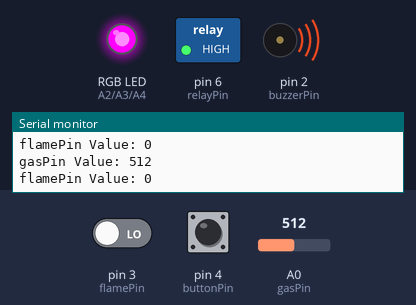
The sketch below on a simulated Arduino Uno, built with avr-gcc and run on an emulated ATmega328P. Shown: switched loads named in the sketch (green lamp = pin HIGH), an RGB LED mixed from three pins (HIGH = lit), buzzer (waves = sounding), the last lines printed to the serial monitor. Inputs (shaded band) come from the test bench; at power-on: pin 4 (buttonPin) HIGH, A0 (gasPin) = 512, pin 3 (flamePin) LOW.

Above: at 1.2 s.
1.3 s: pin 4 (buttonPin) pulled LOW for 0.15 s
At 2.3 s:
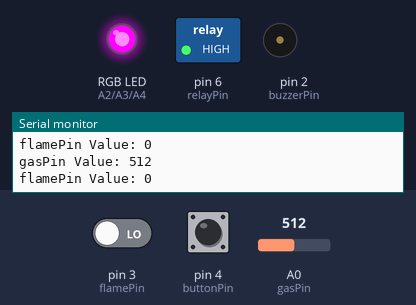
2.9 s: A0 (gasPin) set to 19
5.9 s: A0 (gasPin) set to 16
At 6.8 s:
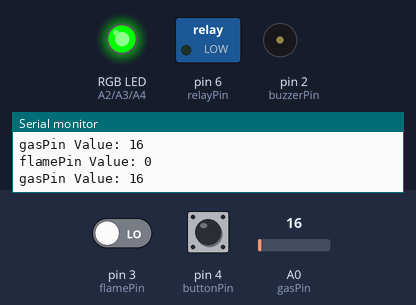
7.5 s: pin 3 (flamePin) driven HIGH
At 8.4 s:
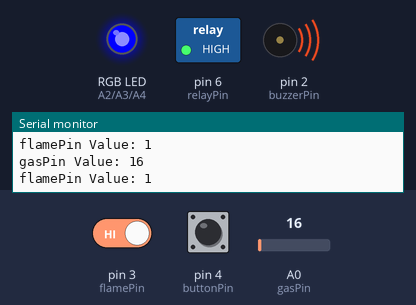
9.1 s: pin 4 (buttonPin) pulled LOW for 0.15 s
At 10.4 s:
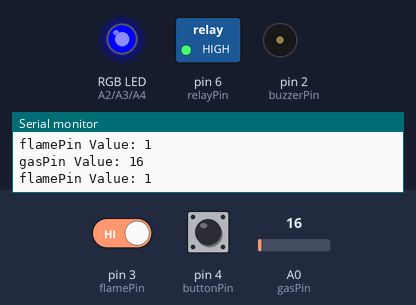
10.7 s: A0 (gasPin) set to 122
At 12.2 s:
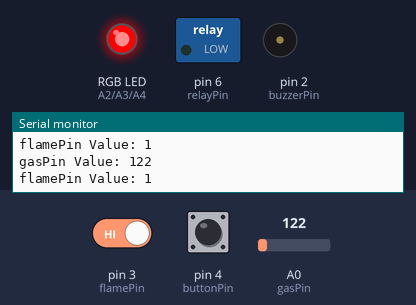
Timing chart, 0 to 13.3 s (numbered marks = the images above; inputs shaded):
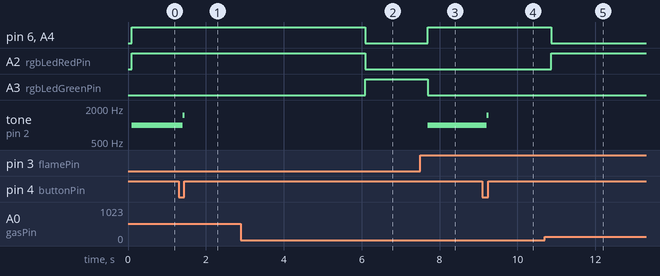

The sketch:

House_fire_safety_system.ino
```cpp
int rgbLedRedPin = A2;
int rgbLedGreenPin = A3;
int rgbLedBluePin = A4;
int buzzerPin = 2; // PWM (~) pin
int relayPin = 6;  // Digital pin to control the relay
int gasPin = A0;
int flamePin = 3;
int gasSensorThres = 17;

// Push-button variables
const int buttonPin = 4; // Digital pin for the push-button
const int passwordSequence[] = {HIGH, LOW, HIGH}; // Define your desired password sequence
const int sequenceLength = sizeof(passwordSequence) / sizeof(passwordSequence[0]);
int buttonState = LOW;
int buttonPresses = 0;
int lastButtonState = LOW;
unsigned long lastDebounceTime = 0;
unsigned long debounceDelay = 10;

// State machine variables
enum State {IDLE, DETECTED, PASSWORD_CHECK};
State currentState = IDLE;

void setup() {
  pinMode(rgbLedRedPin, OUTPUT);
  pinMode(rgbLedGreenPin, OUTPUT);
  pinMode(rgbLedBluePin, OUTPUT);
  pinMode(buzzerPin, OUTPUT);
  pinMode(relayPin, OUTPUT);
  pinMode(buttonPin, INPUT_PULLUP); // Use internal pull-up resistor

  digitalWrite(relayPin, LOW); // Initialize relay to OFF state
  currentState = IDLE;
  Serial.begin(9600);
}

void loop() {
  int gasSensor = analogRead(gasPin);
  int flameSensor = digitalRead(flamePin);

  int reading = digitalRead(buttonPin);
  if (reading != lastButtonState) {
    lastDebounceTime = millis();
  }

  if ((millis() - lastDebounceTime) > debounceDelay) {
    if (reading != buttonState) {
      buttonState = reading;

      if (buttonState == HIGH) { // Button released
        if (currentState == PASSWORD_CHECK) {
          currentState = IDLE; // Reset state to IDLE after successful password entry
          buttonPresses = 0; // Reset button press counter
          noTone(buzzerPin); // Stop the beeping
        }
      } else { // Button pressed
        if (currentState == IDLE) {
          currentState = DETECTED;
        }
      }
    }
  }

  lastButtonState = reading;

  switch (currentState) {
    case IDLE:
      // Normal sensor operation
      sensorOperation(gasSensor, flameSensor);
      break;
    case DETECTED:
      // Sequence detected; increment buttonPresses
      buttonPresses++;
      if (buttonPresses == sequenceLength) {
        currentState = PASSWORD_CHECK;
        buttonPresses = 0; // Reset button press counter
        tone(buzzerPin, 1500, 300); // Play a short beep to indicate successful password entry
      }
      break;
    case PASSWORD_CHECK:
      // Password sequence entered; wait for button release (handled in buttonState HIGH section)
      break;
  }
}

// Function to control the RGB LED
void rgbLedControl(int redValue, int greenValue, int blueValue) {
  analogWrite(rgbLedRedPin, redValue);
  analogWrite(rgbLedGreenPin, greenValue);
  analogWrite(rgbLedBluePin, blueValue);
}

// Function to play the buzzer alert
void buzzerAlert(int onDuration, int offDuration) {
  tone(buzzerPin, 1000); // Set the buzzer sound frequency to 1000 Hz
  delay(onDuration);
  noTone(buzzerPin);
  delay(offDuration);
}

// Function to handle normal sensor operation
void sensorOperation(int gasSensor, int flameSensor) {
  static bool buzzerActive = false; // Keep track of the buzzer status

  Serial.print("gasPin Value: ");
  Serial.println(gasSensor);
  Serial.print("flamePin Value: ");
  Serial.println(flameSensor);
  delay(100);

  if (gasSensor > gasSensorThres && flameSensor == LOW) {
    // Both gas and flame detected - RGB LED: Purple (Red + Blue)
    rgbLedControl(255, 0, 255);
    if (!buzzerActive) {
      buzzerActive = true; // Turn the buzzer on only once
      tone(buzzerPin, 1000); // Set the buzzer sound frequency to 1000 Hz
    }
    digitalWrite(relayPin, HIGH); // Activate the relay
  } else if (gasSensor > gasSensorThres) {
    // Only gas detected - RGB LED: Red
    rgbLedControl(255, 0, 0);
    if (!buzzerActive) {
      buzzerActive = true; // Turn the buzzer on only once
      tone(buzzerPin, 1000); // Set the buzzer sound frequency to 1000 Hz
    }
    digitalWrite(relayPin, LOW); // Deactivate the relay
  } else if (flameSensor == HIGH) {
    // Only flame detected - RGB LED: Blue
    rgbLedControl(0, 0, 255);
    if (!buzzerActive) {
      buzzerActive = true; // Turn the buzzer on only once
      tone(buzzerPin, 1000); // Set the buzzer sound frequency to 1000 Hz
    }
    digitalWrite(relayPin, HIGH); // Activate the relay
  } else {
    // No gas and flame detected - RGB LED: Green
    rgbLedControl(0, 255, 0);
    if (buzzerActive) {
      buzzerActive = false; // Turn the buzzer off only once
      noTone(buzzerPin);
    }
    digitalWrite(relayPin, LOW); // Deactivate the relay
  }
}
```

Measured:
- the behaviour switches between 18 and 17 on A0 (gasPin) (found by bisection; images 1 and 2)
- after the input at 1.3 s, tone on pin 2 (buzzerPin): 1000 Hz → 1500 Hz after 0.11 s, → silent 0.05 s later
- after the input at 5.9 s, pin 6 (relayPin), A2 (rgbLedRedPin), A4 (rgbLedBluePin): HIGH → LOW after 0.19 s; A3 (rgbLedGreenPin): LOW → HIGH after 0.19 s
- after the input at 7.5 s, pin 6 (relayPin), A4 (rgbLedBluePin): LOW → HIGH after 0.20 s; A3 (rgbLedGreenPin): HIGH → LOW after 0.20 s; tone on pin 2 (buzzerPin): silent → 1000 Hz after 0.20 s
- after the input at 9.1 s, tone on pin 2 (buzzerPin): 1000 Hz → 1500 Hz after 0.11 s, → silent 0.05 s later
- after the input at 10.7 s, pin 6 (relayPin), A4 (rgbLedBluePin): HIGH → LOW after 0.17 s; A2 (rgbLedRedPin): LOW → HIGH after 0.17 s
